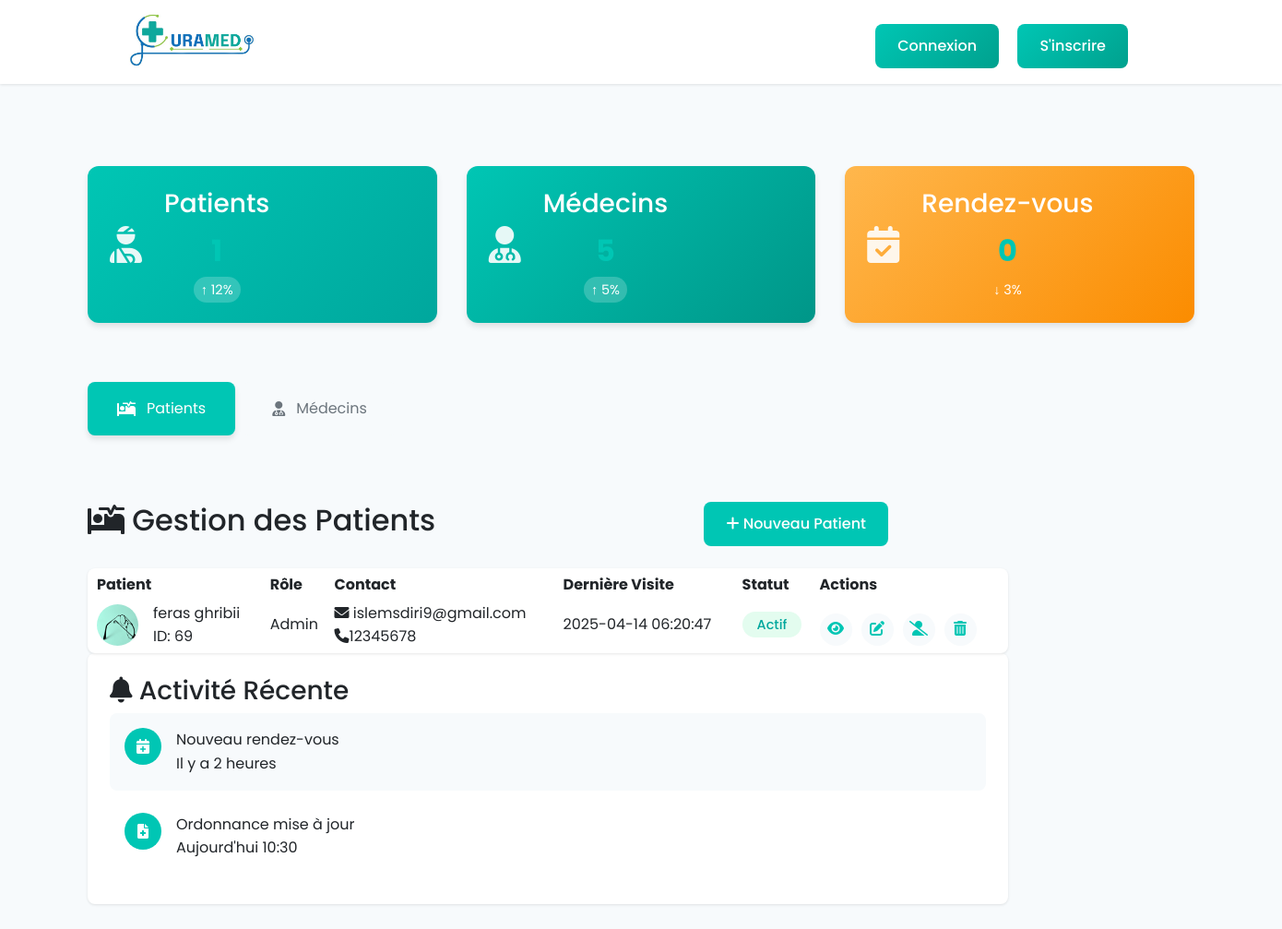
/dashboard.php, run on an earlier commit of the app's database.
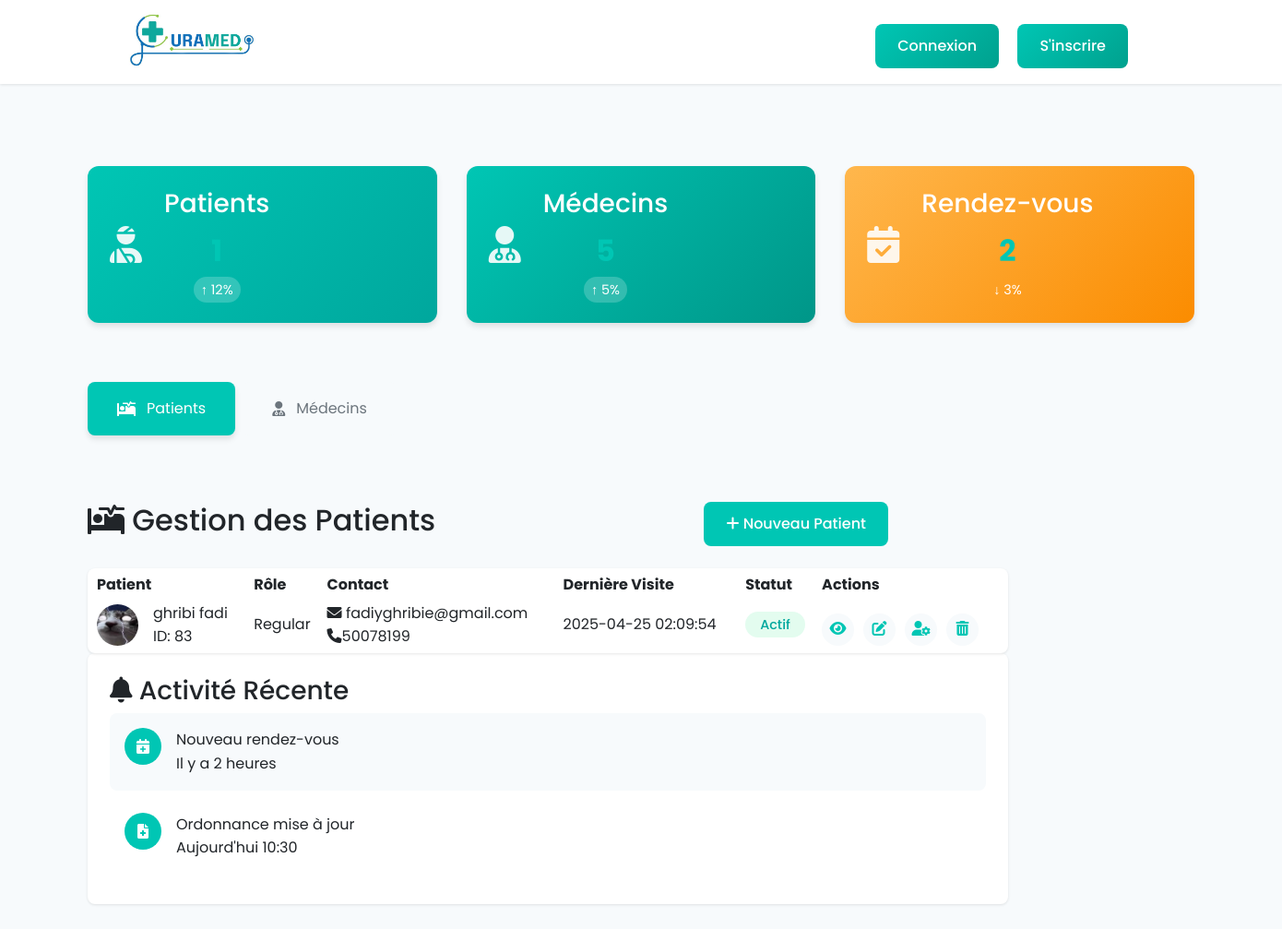
And on a later commit of the database.
### tables this page shows
CREATE TABLE `utilisateur` (
  `id_utilisateur` int(11) NOT NULL,
  `nom` varchar(50) NOT NULL,
  `prenom` varchar(50) NOT NULL,
  `age` int(11) NOT NULL,
  `email` varchar(50) NOT NULL,
  `mot_de_passe` text NOT NULL,
  `telephone` varchar(11) NOT NULL,
  `type_utilisateur` enum('patient','medecin') NOT NULL,
  `photo_profil` text NOT NULL,
  `role` enum('admin','regular') NOT NULL DEFAULT 'regular',
  `date_connexion` timestamp NOT NULL DEFAULT current_timestamp(),
  `genre` enum('homme','femme') NOT NULL
);

### dashboard.php (the view, shortened to what this page needs)
<?php
$conn = mysqli_connect("localhost", "root", "", "curamed");
?>
<!DOCTYPE html>
<html lang="fr">
<head>
    <link rel="stylesheet" href="https://cdn.jsdelivr.net/npm/bootstrap@5.3.0/dist/css/bootstrap.min.css">
    <link rel="stylesheet" href="https://cdnjs.cloudflare.com/ajax/libs/font-awesome/6.0.0/css/all.min.css">
    <link href="https://cdn.jsdelivr.net/npm/bootstrap-icons@1.10.5/font/bootstrap-icons.css" rel="stylesheet">
    <link rel="stylesheet" href="styles/home.css">
</head>
<body>
<header class="header">
        <nav class="nav-container container">
            <a href="home.php" class="logo-link">
                <img src="images/logo.png" alt="CuraMed" class="logo-img">
            </a>
            <div class="nav-links">
                <?php if(isset($_SESSION['user_id'])) :?>
                <a href="search.php" class="nav-icon" title="Médecins">
                    <i class="fas fa-user-md"></i>
                </a>
                <div class="nav-icon notifications-wrapper" title="Notifications">
                    <i class="fas fa-bell"></i>
                    <?php
                    $conn = mysqli_connect("localhost", "root", "", "curamed");
                    $user_id = intval($_SESSION['user_id'] ?? 0);
                    $stmt = mysqli_prepare($conn,
                        "SELECT COUNT(*) as nb FROM notification WHERE id_utilisateur = ?");
                    mysqli_stmt_bind_param($stmt, "i", $user_id);
                    mysqli_stmt_execute($stmt);
                    $result = mysqli_stmt_get_result($stmt);
                    $row = mysqli_fetch_assoc($result);
                    ?>
                    <span class="notification-badge"><?= htmlspecialchars($row['nb']) ?></span>
            <div class="notifications-dropdown">
                <div class="notification-header">
                    <h5>Notifications</h5>
                </div>
                <div class="notification-list">
                    <?php
                    $stmt = mysqli_prepare($conn,
                        "SELECT id_rdv,id_notification, message FROM notification
                        WHERE id_utilisateur = ?");
                    mysqli_stmt_bind_param($stmt, "i", $user_id);
                    mysqli_stmt_execute($stmt);
                    $result = mysqli_stmt_get_result($stmt);
                    while ($row = mysqli_fetch_assoc($result)) :
                    ?>
                    <div class="notification-item">
                        <form method="POST" action="confirmation.php">
                            <input type="hidden" name="notification_id"
                                value="<?= htmlspecialchars($row['id_notification']) ?>">
                            <?php if(isset($_SESSION['type']) && $_SESSION['type'] == 'patient'): ?>
                            <button type="submit"
                                    name="dismiss_notification"
                                    class="notification-close-btn"
                                    title="Fermer la notification">&times;</button>
                            <?php endif; ?>
                            <p><?= htmlspecialchars($row['message']) ?></p>
                            <?php if(isset($_SESSION['type']) && $_SESSION['type'] == 'medecin'): ?>
                            <div class="action-buttons">
                                <button type="submit" name="accepter"
                                        class="icon-btn fas fa-check text-success"
                                        title="Accepter"></button>
                                <button type="submit" name="refuser"
                                        class="icon-btn fas fa-times text-danger"
                                        title="Refuser"></button>
                            </div>
                            <?php endif; ?>
                        </form>
                        </div>
                    <?php endwhile; ?>
                </div>
            </div>
        </div>
                <a href="appointments.html" class="nav-icon" title="Rendez-vous">
                    <i class="fas fa-calendar-alt"></i>
                </a>
                <div class="profile-dropdown">
                    <img src="<?php echo ($_SESSION['photo']); ?>" class="profile-image" alt="">
                    <div class="dropdown-menu">
                        <?php if(isset($_SESSION['type']) && $_SESSION['type'] =='patient') : ?>
                            <a href="profile_p.php" class="dropdown-item">
                        <?php else :?>
                            <a href="profile_d.php" class="dropdown-item">
                        <?php endif;?>
                            <i class="fas fa-user"></i> Mon profil
                        </a>
                        <a href="settings.php" class="dropdown-item">
                            <i class="fas fa-cog"></i> Paramètres
                        </a>
                        <?php
                         if(isset($_SESSION['role']) && $_SESSION['role'] == 'admin') : ?>
                            <a href="dashboard.php" class="dropdown-item">
                                <i class="fas fa-th-large"></i> Tableau de bord
                            </a>
                        <?php endif; ?>
                        <a href="logout.php" class="dropdown-item">
                            <i class="fas fa-sign-out-alt"></i> Se déconnecter
                        </a>
                    </div>
                </div>
                <button class="mobile-menu-btn d-lg-none">
                    <i class="fas fa-bars"></i>
                </button>
                <?php else : ?>
                <div class="container mt-5 text-center">
                    <a href="login.html" class="btn btn-custom mx-2">Connexion</a>
                    <a href="signup.html" class="btn btn-custom mx-2">S'inscrire</a>
                </div>
            </div>
        </nav>
        <?php endif ;?>
    </header>
    <main class="dashboard-main container">
        <div class="quick-stats-grid">
            <div class="stat-card primary">
                <i class="fas fa-user-injured"></i>
                <div class="stat-content">
                    <h3>Patients</h3>
                    <div class="stat-number"><?php
                    ?></div>
                    <span class="stat-trend positive">↑ 12%</span>
                </div>
            </div>
            <div class="stat-card success">
                <i class="fas fa-user-md"></i>
                <div class="stat-content">
                    <h3>Médecins</h3>
                    <div class="stat-number"><?php
                    ?></div>
                    <span class="stat-trend positive">↑ 5%</span>
                </div>
            </div>
            <div class="stat-card warning">
                <i class="fas fa-calendar-check"></i>
                <div class="stat-content">
                    <h3>Rendez-vous</h3>
                    <div class="stat-number"><?php
                            $req = "SELECT count(*) as num_r FROM rendez_vous";
                            if($res=mysqli_query($conn,$req)){
                                $row = mysqli_fetch_assoc($res);
                                echo($row['num_r']);
                            }
                    ?></div>
                    <span class="stat-trend negative">↓ 3%</span>
                </div>
            </div>
        </div>
        <div class="dashboard-tabs">
            <button class="tab-btn active" data-target="patients">
                <i class="fas fa-procedures"></i>
                Patients
            </button>
            <button class="tab-btn" data-target="doctors">
                <i class="fas fa-user-md"></i>
                Médecins
            </button>
        </div>
    <form id="patientForm" enctype="multipart/form-data" action="controll_dashboard.php" method='POST'>
        <div class="dashboard-content">
            <section id="patients" class="content-section active">
                <div class="section-header">
                    <h2><i class="fas fa-procedures"></i> Gestion des Patients</h2>
                    <button type="button" class="btn btn-primary" data-target-modal="userModal" data-user-type="patient">
                        <i class="fas fa-plus"></i> Nouveau Patient
                    </button>
                </div>
                <div class="animated-table-container">
                    <?php $sql = "SELECT * FROM utilisateur where type_utilisateur='patient';";
                        $result = $conn->query($sql);
                    ?>
                    <table class="hover-table">
                    <thead>
                        <tr>
                            <th>Patient</th>
                            <th>Rôle</th>
                            <th>Contact</th>
                            <th>Dernière Visite</th>
                            <th>Statut</th>
                            <th>Actions</th>
                        </tr>
                    </thead>
                        <tbody>
                            <?php while($user = $result->fetch_assoc()) { ?>
                            <tr>
                                <td>
                                    <div class="user-info">
                                        <img src="<?php echo $user['photo_profil']; ?>" class="user-avatar">
                                        <div>
                                        <div class="user-name"><?php echo $user['prenom']." ".$user['nom']; ?></div>
                                        <div class="user-id" name="id_user" value="<?php echo $user['id_utilisateur']; ?>">ID: <?php echo $user['id_utilisateur']; ?></div>
                                        </div>
                                    </div>
                                </td>
                                <td>
                                    <div class="role-info">
                                        <span class="role-badge role-<?= strtolower($user['role']) ?>">
                                            <?= ucfirst($user['role']) ?>
                                        </span>
                                    </div>
                                </td>
                                <td>
                                    <div class="contact-info">
                                        <div><i class="fas fa-envelope"></i> <?php echo $user['email'];  ?></div>
                                        <div><i class="fas fa-phone"></i><?php echo $user['telephone'];  ?></div>
                                    </div>
                                </td>
                                <td><?php echo $user['date_connexion'];  ?></td>
                                <td><span class="status-badge success">Actif</span></td>
                                <td>
                                    <div class="action-buttons">
                                        <form method="POST" action="controll_dashboard.php">
                                            <button type="submit" class="icon-btn" title="Voir le profil" name="profile">
                                                <i class="fas fa-eye"></i>
                                            </button>
                                            <button type="button" class="icon-btn edit-btn" title="Modifier"
                                                    data-target-modal="editUserModal"
                                                    data-user-id="<?php echo $user['id_utilisateur']; ?>"
                                                    data-user-type="patient">
                                                <i class="fas fa-edit"></i>
                                            </button>
                                            <?php if($user['role'] === 'regular') : ?>
                                                <button type="submit" class="icon-btn" title="Rendre admin" name="admin">
                                                    <i class="fas fa-user-cog"></i>
                                                </button>
                                            <?php else : ?>
                                                <button type="submit" class="icon-btn" title="Supprimer admin" name="nadmin">
                                                    <i class="fas fa-user-slash"></i>
                                                </button>
                                            <?php endif; ?>
                                            <button type="submit" class="icon-btn delete-btn" title="supprimer" name="supp">
                                                <i class="fas fa-trash-alt"></i>
                                            </button>
                                        </form>
                                    </div>
                                </td>
                            </tr>
                            <?php } ?>
                    </table>
                </div>
            </section>
    </form>
    <form id="doctorForm" enctype="multipart/form-data" action ="controll_dashboard.php" method="POST">
</form>
        <aside class="recent-activity">
            <h3><i class="fas fa-bell"></i> Activité Récente</h3>
            <div class="activity-list">
                <div class="activity-item new">
                    <div class="activity-icon">
                        <i class="fas fa-calendar-plus"></i>
                    </div>
                    <div class="activity-content">
                        <div class="activity-title">Nouveau rendez-vous</div>
                        <div class="activity-time">Il y a 2 heures</div>
                    </div>
                </div>
                <div class="activity-item">
                    <div class="activity-icon">
                        <i class="fas fa-file-medical"></i>
                    </div>
                    <div class="activity-content">
                        <div class="activity-title">Ordonnance mise à jour</div>
                        <div class="activity-time">Aujourd'hui 10:30</div>
                    </div>
                </div>
            </div>
        </aside>
    </main>
</body>
</html>

What changed in the data, as far as the page shows it:
removed utilisateur: photo_profil (picture), prenom "feras", nom "ghribii", id_utilisateur "69", role "Admin", email "islemsdiri9@gmail.com", telephone "12345678", date_connexion "2025-04-14 06:20:47"
added utilisateur: photo_profil (picture), prenom "ghribi", nom "fadi", id_utilisateur "83", role "Regular", email "fadiyghribie@gmail.com", telephone "50078199", date_connexion "2025-04-25 02:09:54"
Also different on the page:
$row['num_r']: "0" → "2"
